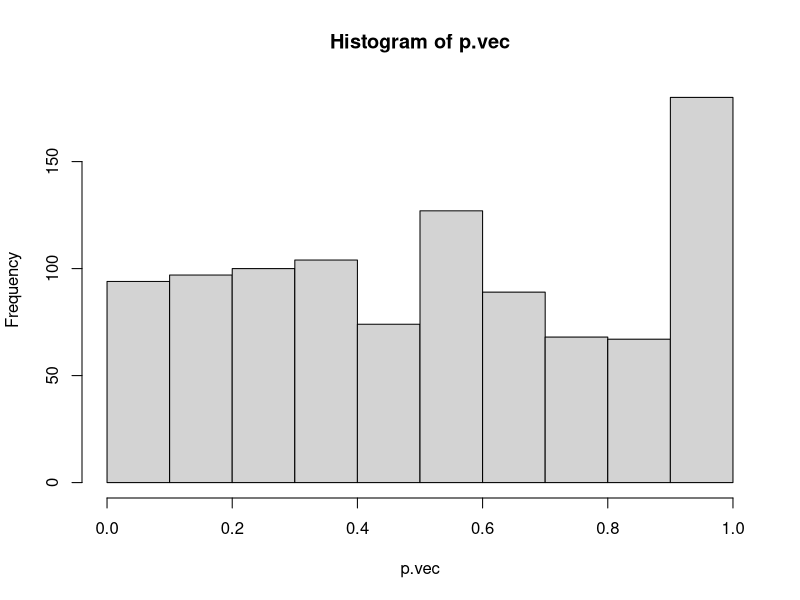

This chart was generated by the following R code:
## ---- chunk 1
knitr::opts_chunk$set(echo = TRUE)
## ---- chunk 2
# function to generate a two-way data table from two samples with specified probabilities of disease with specified sample size and test for independence
indep_test <- function(probA, probB, size) {
  dis.genA <- rbinom(size,1,probA) # generate sammple for genotype A
  dis.genB <- rbinom(size,1,probB) # generate sample for genotype B
  data.mat <- matrix(c(table(dis.genA),table(dis.genB)),nrow=2,ncol=2) # assign data matrix
  chisq.result <- chisq.test(data.mat) # run chi-squared test
  return(chisq.result$p.value) # return the p-value
}

size <- 200  # sample size for both genotypes
probA <- 0.3 # probability of disease for genotype A
probB <- 0.32 # probability of disease for genotype B
num.tests <- 1000
p.vec <- rep(0, num.tests) # initialize p.vec
for (i in 1:num.tests) {
  p.vec[i] <- indep_test(probA, probB, size)
}
hist(p.vec) # histogram of p-values
sum(p.vec < 0.05) # number of p-values below a threshold
## ---- chunk 3
  # YOUR CODE HERE
## ---- chunk 4
  # YOUR CODE HERE
## ---- chunk 5
  # YOUR CODE HERE
## ---- chunk 6

gwas_simulator <- function (spec, sens, prior, num.snps){
  FP <- 0
  TN <- 0
  FN <- 0
  TP <- 0
  for (i in 1:num.snps) {
    decider <- runif(1) # generate a uniform random number between 0 and 1
    if (decider < prior) { # if the random number is less than prior
      link <- 1 # SNP is linked to disease
    } else { 
      link <- 0 # SNP is independent of disease
    }
    decider <- runif(1) # generate a uniform random number between 0 and 1
    if (link==1) { # SNP is linked to disease (null is false)
      if (decider < sens) { # the test correctly identifies the linkage
        TP <- TP+1 # increment the number of true positives
      } else {
        FN <- FN+1 # increment the number of false negatives
      }  
    } else { # SNP is not linked (null is true)
      if (decider < spec) { # the test correctly says there is no linkage
        TN <- TN+1 # increment the number of true negatives
      } else { 
        FP <- FP+1 # increment the number of true negativess
      }
    }
  }
  print(paste("The number of true positives is",TP))
  print(paste("The number of true negatives is",TN))
  print(paste("The number of false positives is",FP))
  print(paste("The number of false negatives is",FN))
  return (TP/(TP+FP))
}

spec <- 0.8 # set specificity
sens <- 0.8 # set sensitivity
prior <- 0.01 # set the prior probability of the SNP being linked to disease
num.snps <- 1000
ppv <- gwas_simulator(spec, sens, prior, num.snps)
print(ppv)
## ---- chunk 7
# YOUR CODE HERE
## ---- chunk 8
# YOUR CODE HERE
